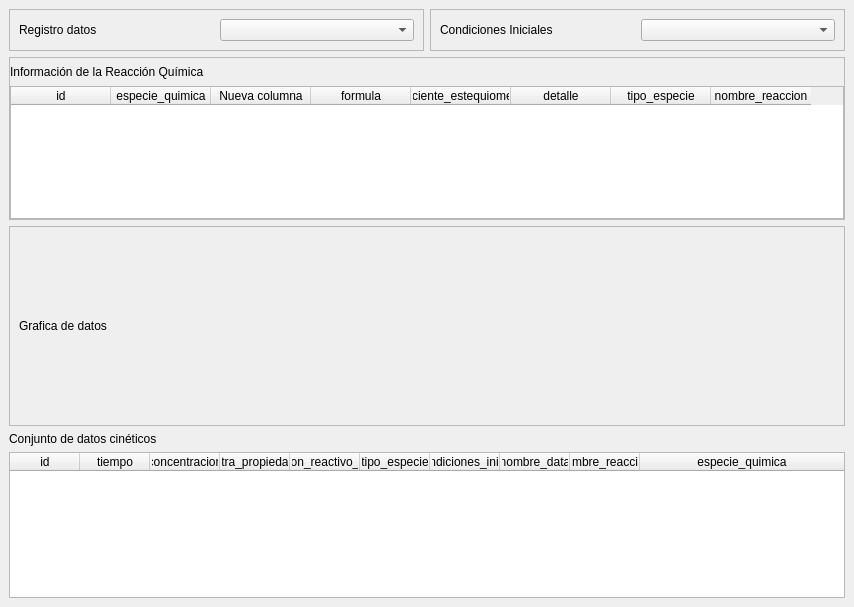
<?xml version="1.0" encoding="UTF-8"?>
<ui version="4.0">
 <class>MainWindow</class>
 <widget class="QMainWindow" name="MainWindow">
  <property name="geometry">
   <rect>
    <x>0</x>
    <y>0</y>
    <width>854</width>
    <height>607</height>
   </rect>
  </property>
  <property name="windowTitle">
   <string>MainWindow</string>
  </property>
  <widget class="QWidget" name="centralwidget">
   <layout class="QGridLayout" name="gridLayout_2">
    <item row="0" column="0">
     <layout class="QVBoxLayout" name="verticalLayout">
      <item>
       <layout class="QHBoxLayout" name="horizontalLayout_3">
        <item>
         <widget class="QFrame" name="frame">
          <property name="frameShape">
           <enum>QFrame::StyledPanel</enum>
          </property>
          <property name="frameShadow">
           <enum>QFrame::Raised</enum>
          </property>
          <layout class="QHBoxLayout" name="horizontalLayout">
           <item>
            <widget class="QLabel" name="label">
             <property name="text">
              <string>Registro datos</string>
             </property>
            </widget>
           </item>
           <item>
            <widget class="QComboBox" name="registro_datos_box"/>
           </item>
          </layout>
         </widget>
        </item>
        <item>
         <widget class="QFrame" name="frame_4">
          <property name="frameShape">
           <enum>QFrame::StyledPanel</enum>
          </property>
          <property name="frameShadow">
           <enum>QFrame::Raised</enum>
          </property>
          <layout class="QHBoxLayout" name="horizontalLayout_2">
           <item>
            <widget class="QLabel" name="label_5">
             <property name="text">
              <string>Condiciones Iniciales</string>
             </property>
            </widget>
           </item>
           <item>
            <widget class="QComboBox" name="condiciones_iniciales_box"/>
           </item>
          </layout>
         </widget>
        </item>
       </layout>
      </item>
      <item>
       <widget class="QFrame" name="frame_3">
        <property name="frameShape">
         <enum>QFrame::StyledPanel</enum>
        </property>
        <property name="frameShadow">
         <enum>QFrame::Raised</enum>
        </property>
        <layout class="QVBoxLayout" name="verticalLayout_4" stretch="1,5">
         <property name="spacing">
          <number>1</number>
         </property>
         <property name="leftMargin">
          <number>0</number>
         </property>
         <property name="topMargin">
          <number>0</number>
         </property>
         <property name="rightMargin">
          <number>0</number>
         </property>
         <property name="bottomMargin">
          <number>0</number>
         </property>
         <item>
          <widget class="QLabel" name="label_4">
           <property name="text">
            <string>Información de la Reacción Química</string>
           </property>
          </widget>
         </item>
         <item>
          <widget class="QTableWidget" name="reaccion_quimica_tabla">
           <column>
            <property name="text">
             <string>id</string>
            </property>
           </column>
           <column>
            <property name="text">
             <string>especie_quimica</string>
            </property>
           </column>
           <column>
            <property name="text">
             <string>Nueva columna</string>
            </property>
           </column>
           <column>
            <property name="text">
             <string>formula</string>
            </property>
           </column>
           <column>
            <property name="text">
             <string>coeficiente_estequiometrico</string>
            </property>
           </column>
           <column>
            <property name="text">
             <string>detalle</string>
            </property>
           </column>
           <column>
            <property name="text">
             <string>tipo_especie</string>
            </property>
           </column>
           <column>
            <property name="text">
             <string>nombre_reaccion</string>
            </property>
           </column>
          </widget>
         </item>
        </layout>
       </widget>
      </item>
     </layout>
    </item>
    <item row="1" column="0">
     <layout class="QGridLayout" name="gridLayout">
      <item row="0" column="0">
       <widget class="QFrame" name="grafico_frame">
        <property name="minimumSize">
         <size>
          <width>200</width>
          <height>200</height>
         </size>
        </property>
        <property name="frameShape">
         <enum>QFrame::StyledPanel</enum>
        </property>
        <property name="frameShadow">
         <enum>QFrame::Raised</enum>
        </property>
        <layout class="QVBoxLayout" name="verticalLayout_2" stretch="1,5">
         <item>
          <widget class="QLabel" name="label_3">
           <property name="text">
            <string>Grafica de datos</string>
           </property>
          </widget>
         </item>
         <item>
          <layout class="QVBoxLayout" name="vista_grafica"/>
         </item>
        </layout>
       </widget>
      </item>
      <item row="1" column="0">
       <layout class="QVBoxLayout" name="verticalLayout_3">
        <item>
         <widget class="QLabel" name="label_2">
          <property name="text">
           <string>Conjunto de datos cinéticos</string>
          </property>
         </widget>
        </item>
        <item>
         <widget class="QTableWidget" name="datos_cineticos_tabla">
          <property name="focusPolicy">
           <enum>Qt::NoFocus</enum>
          </property>
          <property name="showGrid">
           <bool>false</bool>
          </property>
          <attribute name="horizontalHeaderMinimumSectionSize">
           <number>50</number>
          </attribute>
          <attribute name="horizontalHeaderDefaultSectionSize">
           <number>70</number>
          </attribute>
          <attribute name="horizontalHeaderStretchLastSection">
           <bool>true</bool>
          </attribute>
          <attribute name="verticalHeaderVisible">
           <bool>false</bool>
          </attribute>
          <column>
           <property name="text">
            <string>id</string>
           </property>
          </column>
          <column>
           <property name="text">
            <string>tiempo</string>
           </property>
          </column>
          <column>
           <property name="text">
            <string>concentracion</string>
           </property>
          </column>
          <column>
           <property name="text">
            <string>otra_propiedad</string>
           </property>
          </column>
          <column>
           <property name="text">
            <string>conversion_reactivo_limitante</string>
           </property>
          </column>
          <column>
           <property name="text">
            <string>tipo_especie</string>
           </property>
          </column>
          <column>
           <property name="text">
            <string>id_condiciones_iniciales</string>
           </property>
          </column>
          <column>
           <property name="text">
            <string>nombre_data</string>
           </property>
          </column>
          <column>
           <property name="text">
            <string>nombre_reaccion</string>
           </property>
          </column>
          <column>
           <property name="text">
            <string>especie_quimica</string>
           </property>
          </column>
         </widget>
        </item>
       </layout>
      </item>
     </layout>
    </item>
   </layout>
  </widget>
 </widget>
 <resources/>
 <connections/>
</ui>
